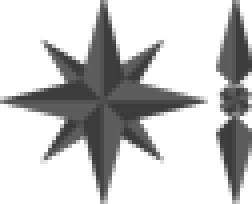
#> input picture compass/stealthblue_rose.png, 63 x 51 px (shown 4 times larger)
$ python dekey.py compass/stealthblue_rose.png
#> lines starting #> are read from the running program, lines starting #| are printed output that depends on the picture
#!/usr/bin/env python3
"""Give AI-generated skin art a REAL alpha channel.

Image models cannot emit transparency - they paint solid backgrounds (or fake
checkerboards). This removes a solid dark background by flood-filling from
the image edges, so black ink lines and dark clothing INSIDE the figure are
untouched; only background connected to the border becomes transparent.

Usage:
    python dekey.py input.png                 -> input_alpha.png + input_grey.png
    python dekey.py input.png --threshold 40  -> raise if halo remains
    python dekey.py input.png --no-grey       -> skip the greyscale variant
    python dekey.py frame.png --seed 1024,1024 --threshold 10
        also flood from an interior point - required for closed frames,
        whose center pocket the edge flood cannot reach (repeatable)

The greyscale variant is derived from the de-keyed color image so the two are
pixel-identical apart from saturation - ideal as an injury-doll base where
colored wound dots must pop.
"""

import argparse
import sys
from collections import deque
from pathlib import Path

from PIL import Image, ImageOps


def dekey(img: Image.Image, threshold: int, seeds: list[tuple[int, int]] = ()) -> Image.Image:
    img = img.convert("RGBA")
    w, h = img.size
    px = img.load()

    def is_bg(x: int, y: int) -> bool:
        r, g, b, _ = px[x, y]
        return r <= threshold and g <= threshold and b <= threshold

    seen = bytearray(w * h)
    queue = deque()
    for x in range(w):
        for y in (0, h - 1):
            if is_bg(x, y) and not seen[y * w + x]:
                seen[y * w + x] = 1
                queue.append((x, y))
    for y in range(h):
        for x in (0, w - 1):
            if is_bg(x, y) and not seen[y * w + x]:
                seen[y * w + x] = 1
                queue.append((x, y))
    for x, y in seeds:
        if not (0 <= x < w and 0 <= y < h):
            raise SystemExit(f"seed {x},{y} outside {w}x{h} image")
        if not is_bg(x, y):
            raise SystemExit(f"seed {x},{y} is not background (RGB {px[x, y][:3]})")
        if not seen[y * w + x]:
            seen[y * w + x] = 1
            queue.append((x, y))

    while queue:
        x, y = queue.popleft()
        px[x, y] = (0, 0, 0, 0)
        for nx, ny in ((x - 1, y), (x + 1, y), (x, y - 1), (x, y + 1)):
            if 0 <= nx < w and 0 <= ny < h and not seen[ny * w + nx] and is_bg(nx, ny):
                seen[ny * w + nx] = 1
                queue.append((nx, ny))
    return img


def main() -> int:
    ap = argparse.ArgumentParser(description=__doc__)
    ap.add_argument("input", type=Path)
    ap.add_argument("--threshold", type=int, default=30,
                    help="max RGB channel value treated as background (default 30)")
    ap.add_argument("--no-grey", action="store_true", help="skip greyscale variant")
    ap.add_argument("--seed", action="append", default=[], metavar="X,Y",
                    help="extra interior flood seed (repeatable); needed for "
                         "closed frames whose center the edge flood cannot reach")
    args = ap.parse_args()

    seeds = []
    for spec in args.seed:
        try:
            x, y = (int(part) for part in spec.split(","))
        except ValueError:
            ap.error(f"--seed wants X,Y integers, got {spec!r}")
        seeds.append((x, y))

    img = dekey(Image.open(args.input), args.threshold, seeds)
#> in dekey, img is the input picture: PIL image 63x51 RGBA; mean R, G, B, A 24.2, 24.1, 24.1, 80
#> the loop in dekey, `for x in range(w):` made 63 passes
#> the loop in dekey, `for y in range(h):` made 51 passes
#> the loop in dekey, `while queue:` made 2169 passes
#> (x, y) on passes 1 to 3: (0, 0), (0, 50), (1, 0)
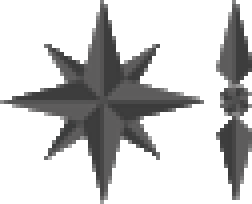
#> img: PIL image 63x51 RGBA (shown 4 times larger); mean R, G, B, A 23.5, 23.3, 23.3, 77.4; transparent parts drawn white
    out_alpha = args.input.with_name(args.input.stem + "_alpha.png")
    img.save(out_alpha)
    print(f"wrote {out_alpha}")

    if not args.no_grey:
        grey = ImageOps.grayscale(img).convert("RGBA")
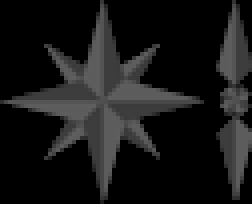
#> grey: PIL image 63x51 RGBA (shown 4 times larger); mean R, G, B, A 23.3, 23.3, 23.3, 255
        grey.putalpha(img.getchannel("A"))
        out_grey = args.input.with_name(args.input.stem + "_grey.png")
        grey.save(out_grey)
        print(f"wrote {out_grey}")
    return 0


if __name__ == "__main__":
    sys.exit(main())
#> (the program exits here)
